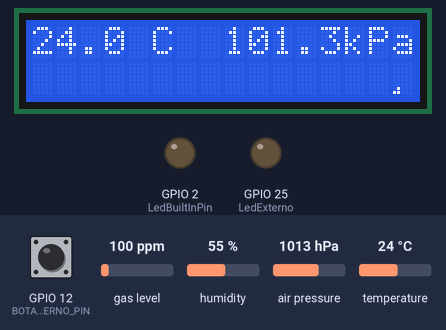
Simulated run of this program. Board: ESP32. Shown: 16×2 character LCD, output pins drawn as LEDs (lit = HIGH). The inputs (shaded band) are chosen by the test bench; at power-on: air pressure 1013 hPa, temperature 24 °C, GPIO 12 (BOTAO_EXTERNO_PIN) HIGH, gas level 100 ppm, humidity 55 %. WiFi joins after 1.5 s; servers stay silent unless stated; network time is answered at once with the bench clock; the local clock reads 2024-03-15 10:24:30 at power-on unless the program sets it; random numbers use the default seed unless the program sets one; EEPROM starts erased; no MQTT or app messages arrive unless stated; what the program prints to the serial monitor is not drawn.

Above: at 13.2 s.
13.3 s: air pressure set to 952 hPa
At 15.3 s:
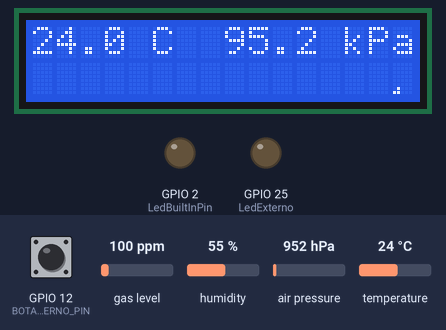
15.6 s: temperature set to 12 °C
At 17.1 s:
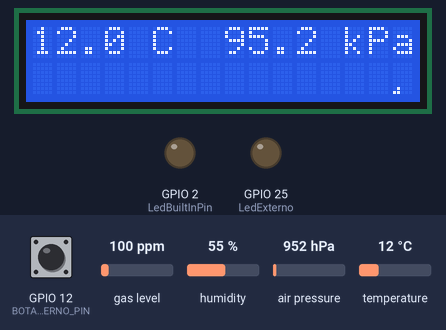
19.1 s: air pressure set to 975 hPa
At 19.9 s:
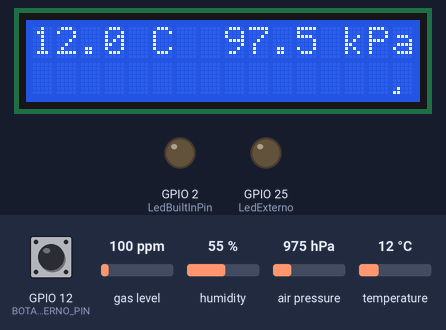
22.1 s: temperature set to 19 °C
At 22.6 s:
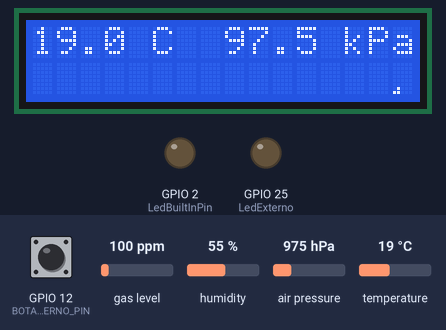
Timing chart, 0 to 24.6 s (numbered marks = the images above; inputs shaded):
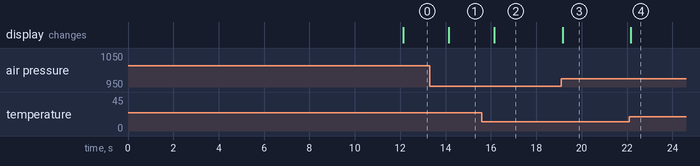

Measured:
- after the input at 13.3 s, the display: changes after 0.84 s (image 1)
- after the input at 15.6 s, the display: changes after 0.55 s (image 2)
- after the input at 19.1 s, the display: changes after 0.06 s (image 3)
- after the input at 22.1 s, the display: changes after 0.07 s (image 4)

The program:

main.cpp
```cpp
/*************************
 * Projeto IOT com ESP32
 * Escola SENAI de Informática
 * Curso de Apredizagem industrial
 * Integrador de soluções em nuvem
 * Data: 01/08/2024
 *
 * Autor: Thiago Augusto de Oliveira
 *
 * Descrição: Projeto de automação utilizando ESP32
 * com conexão WiFi e MQTT.
 *
 * versão: 0.9
 *************************/

#include <Arduino.h>
#include <LiquidCrystal_I2C.h>
#include <ArduinoJson.h>
#include "iot.h"
#include "saidas.h"
#include "entradas.h"
#include "tempo.h"
#include "sensores.h"
#include <Preferences.h>

// Definição dos tópicos de publicação
#define mqtt_pub_topic1 "projeto_integrado/SENAI134/Cienciadedados/GrupoX"

JsonDocument doc;
LiquidCrystal_I2C lcd(0x27, 16, 2);
Preferences preferences;

// Variáveis globais
unsigned long lastTime = 0;
unsigned long timerDelay = 1000 * 60 * 3;

void sensores();
void envia_dados();
void atualiza_display();
void inicializa_display();

void setup()
{
  Serial.begin(115200);
  inicializa_display();
  setup_wifi();
  setup_time();
  inicializa_entradas();
  inicializa_saidas();
  inicializa_mqtt();
  sensores_init();


  preferences.begin("valor", false);
  timerDelay = preferences.getUInt("timerDelay", 1000);

  int melody[] = {
      440, 440, 440, 349, 523, 440, 349, 523, 440,
      659, 659, 659, 698, 523, 784, 740, 698, 659};
  int tempo[] =
      {
          500, 500, 500, 350, 150, 500, 350, 150, 1000,
          500, 500, 500, 350, 150, 500, 350, 150, 1000};
  for (int i = 0; i < sizeof(melody) / sizeof(melody[0]); i++)
  {
    ledcWrite(0, melody[i]);
    delay(tempo[i] * 1.30);
    ledcWrite(0, 0);
  }
}

void loop()
{
  atualiza_time();
  atualiza_saidas();
  atualiza_botoes();
  atualiza_mqtt();
  sensores();
  if (millis() - lastTime > timerDelay)
  {
    lastTime = millis();
    envia_dados();
    atualiza_display();
  }
}

void sensores()
{
  float temperatureRead = sensores_get_temperatura();
  float pressureRead = sensores_get_presion();
  float altitudeRead = sensores_get_altitud();
  float humityRead = sensores_get_humity();

  doc["temperature"] = round(temperatureRead * 100.0) / 100.0;
  doc["pressure"] = round(pressureRead * 100.0) / 100.0;
  doc["altitude"] = round(altitudeRead * 100.0) / 100.0;
  doc["humidity"] = round(humityRead * 1.0);
  doc["CO2"] = round(sensores_get_gas() * 100.0) / 100.0;
  doc["timestamp"] = timeStamp();
  doc["tempoDelay"] = timerDelay / 1000;
}

void envia_dados()
{
  String json;
  serializeJson(doc, json);
  publica_mqtt(mqtt_pub_topic1, json);
}

void inicializa_display()
{
  byte sinalExcelente[8] = {
      0b00001,
      0b00001,
      0b00011,
      0b00011,
      0b00111,
      0b00111,
      0b01111,
      0b11111};
  byte sinalBom[8] = {
      0b00000,
      0b00000,
      0b00010,
      0b00010,
      0b00110,
      0b00110,
      0b01110,
      0b11110};
  byte sinalMedio[8] = {
      0b00000,
      0b00000,
      0b00000,
      0b00000,
      0b00100,
      0b00100,
      0b01100,
      0b11100};

  byte sinalFraco[8] = {
      0b00000,
      0b00000,
      0b00000,
      0b00000,
      0b00000,
      0b00000,
      0b01000,
      0b11000};
  byte semSinal[8] = {
      0b00000,
      0b00000,
      0b00000,
      0b00000,
      0b00000,
      0b00000,
      0b00000,
      0b10000};
  lcd.init();
  lcd.backlight();

  lcd.createChar(0, sinalExcelente);
  lcd.createChar(1, sinalBom);
  lcd.createChar(2, sinalMedio);
  lcd.createChar(3, sinalFraco);
  lcd.createChar(4, semSinal);

  lcd.setCursor(5, 0);
  lcd.print("C");
  lcd.setCursor(13, 0);
  lcd.print("kPa");
}

void atualiza_display()
{
  float temperatureRead = sensores_get_temperatura();
  float pressureRead = sensores_get_presion();
  float altitudeRead = sensores_get_altitud();

  lcd.setCursor(0, 0);
  lcd.print("    ");
  lcd.setCursor(0, 0);
  lcd.print(temperatureRead, 1);

  lcd.setCursor(8, 0);
  lcd.print("     ");
  lcd.setCursor(8, 0);
  lcd.print(pressureRead / 1000, 1);

  switch (sinal())
  {
  case 0:
    lcd.setCursor(15, 1);
    lcd.write(byte(0));
    break;
  case 1:
    lcd.setCursor(15, 1);
    lcd.write(byte(1));
    break;
  case 2:
    lcd.setCursor(15, 1);
    lcd.write(byte(2));
    break;
  case 3:
    lcd.setCursor(15, 1);
    lcd.write(byte(3));
    break;
  case 4:
    lcd.setCursor(15, 1);
    lcd.write(byte(4));
  }
}

void salvarValor()
{
  preferences.putUInt("timerDelay", timerDelay);
}
```

entradas.h
```cpp
//Inicia as entradas digitais
void inicializa_entradas();

//Atualiza o estado do botão
void atualiza_botoes();

/*
@brief Indica se o botão boot foi pressionado
@return Verdadeiro caso for pressionado
*/
bool botao_boot_pressionado();

/*
@brief Indica se o botão externo foi pressionado
@return Verdadeiro caso for pressionado
*/
bool botao_externo_pressionado();
```

iot.h
```cpp
#pragma once

//Inicia a conexão WiFi
void setup_wifi();

//Inicia a conexão MQTT
void inicializa_mqtt();
/*
@brief Publica uma mensagem no tópico MQTT
@param topico Tópico mqtt a ser publicado
@param msg Mensagem a ser publicada
*/
void publica_mqtt(String topico, String msg);

//Atualiza a conexão MQTT
void atualiza_mqtt();

byte sinal();
```

saidas.h
```cpp
//Inicializa as saídas digitais
void inicializa_saidas();

//Atualiza as saídas digitais
void atualiza_saidas();

//Variavel que controla o LED da placa
extern bool LedBuiltInState;

//Varial que controla o LED externo
extern bool LedExternoState;
```

senhas.h
```cpp
// Credenciais de acesso WIFI
const char *ssid = "MQTT";
const char *password = "info@134";
// Credenciais de acesso ao Broker MQTT
const char *mqtt_server = "test.mosquitto.org";   // IP do Broker MQTT
const int mqtt_port = 1883;                 // Porta do Broker MQTT
```

sensores.h
```cpp
void sensores_init();

float sensores_get_temperatura();

float sensores_get_presion();

float sensores_get_altitud();

float sensores_get_humity();

float sensores_get_gas();
```

tempo.h
```cpp
#pragma once

extern unsigned long timerDelay;
//Retorna a hora atual no formato hh:mm:ss
void hora_certa();
void salvarValor();
/*
@brief Retorna tempo no formato POSIX
@return tempo no formato POSIX
*/
unsigned long timeStamp();

//Configura o servidor NTP
void setup_time();

//Atualiza o servidor NTP
void atualiza_time();
```

entradas.cpp
```cpp
#include <Arduino.h>
#include <Bounce2.h>
#include "entradas.h"
#include "saidas.h"

//Definição dos pinos dos botões
#define BOTAO_BOOT_PIN 0
#define BOTAO_EXTERNO_PIN 12

//Criação dos objetos para debouncing
Bounce botao_boot = Bounce();
Bounce botaoExterno = Bounce();

//Inicializa as entradas digitais
void inicializa_entradas()
{
    botao_boot.attach(BOTAO_BOOT_PIN, INPUT_PULLUP);
    botaoExterno.attach(BOTAO_EXTERNO_PIN, INPUT_PULLUP);
}

//Atualiza o estado dos botões
void atualiza_botoes()
{
    //atualiza do estado do botao_boot
    botao_boot.update();
    botaoExterno.update();
}

//Retorna se o botão boot foi pressionado
bool botao_boot_pressionado()
{
    return botao_boot.fell();
}

//Retorna se o botão externo foi pressionado
bool botao_externo_pressionado()
{
    return botaoExterno.fell();
}
```

iot.cpp
```cpp
#include <Arduino.h>
#include <WiFi.h>
#include <PubSubClient.h>
#include <ArduinoJson.h>
#include "iot.h"
#include "senhas.h"
#include "saidas.h"
#include "tempo.h"


// Definição dos tópicos de inscrição
#define mqtt_topic1 "projeto_integrado/SENAI134/Cienciadedados/controle"

// Definição do ID do cliente MQTT randomico
const String cliente_id = "ESP32Clientsenai" + String(random(0xffff), HEX);

// Definição dos dados de conexão
WiFiClient espClient;
PubSubClient client(espClient);

// Protótipos das funções
void tratar_msg(char *topic, String msg);
void callback(char *topic, byte *payload, unsigned int length);
void reconecta_mqtt();
void inscricao_topicos();

// Inicia a conexão WiFi
void setup_wifi()
{
  Serial.println();
  Serial.print("Conectando-se a Rede WiFi ");
  Serial.print(ssid);
  WiFi.begin(ssid, password);
  while (WiFi.status() != WL_CONNECTED)
  {
    delay(500);
    Serial.print(".");
  }
  Serial.println();
  Serial.print("Conectado ao WiFi com sucesso com IP: ");
  Serial.println(WiFi.localIP());
}

// Inicia a conexão MQTT
void inicializa_mqtt()
{
  client.setServer(mqtt_server, mqtt_port);
  client.setCallback(callback);
}

// Atualiza a conexão MQTT
void atualiza_mqtt()
{
  client.loop();
  if (!client.connected())
  {
    reconecta_mqtt();
  }
}

// Função de callback chamada quando uma mensagem é recebida
void callback(char *topic, byte *payload, unsigned int length)
{
  Serial.printf("Mensagem recebida [ %s ] \n\r", topic);
  String msg = "";
  for (int i = 0; i < length; i++)
  {
    Serial.print((char)payload[i]);
    msg += (char)payload[i];
  }
  Serial.println();
  tratar_msg(topic, msg);
}

// Função de reconexão ao Broker MQTT
void reconecta_mqtt()
{
  while (!client.connected())
  {
    Serial.print("Tentando se conectar ao Broker MQTT: ");
    Serial.println(mqtt_server);
    if (client.connect(cliente_id.c_str()))
    {
      Serial.println("Conectado ao Broker MQTT");
      inscricao_topicos();
    }
    else
    {
      Serial.println("Falha ao conectar ao Broker.");
      Serial.println("Havera nova tentativa de conexao em 2 segundos");
      delay(2000);
    }
  }
}

// Publica uma mensagem no tópico MQTT
void publica_mqtt(String topico, String msg)
{
  client.publish(topico.c_str(), msg.c_str());
}
byte sinal()
{
  if (WiFi.status() == WL_CONNECTED)
  {
    int rssi = WiFi.RSSI();
    if (rssi > -50)
    {
      return 4;
    }
    else if (rssi > -60)
    {
      return 3;
    }
    else if (rssi > -70)
    {
      return 2;
    }
    else if (rssi > -80)
    {
      return 1;
    }
    else
    {
      return 0;
    }
  }
}
//!----------------------------------------
// TODO Alterar a programação apartir daqui
//!----------------------------------------

// Inscreve nos tópicos MQTT
void inscricao_topicos()
{
  client.subscribe(mqtt_topic1);
}

// Trata as mensagens recebidas
void tratar_msg(char *topic, String msg)
{
  // Tratamento do tópico 1
  if (strcmp(topic, mqtt_topic1) == 0)
  {
    JsonDocument doc;
    deserializeJson(doc, msg);
    if (doc.containsKey("freqEnvSec")) //tem o campo token?
    {

      timerDelay = int(doc["freqEnvSec"]) * 1000;
      salvarValor();
    }

  }
}
```

saidas.cpp
```cpp
#include <Arduino.h>
#include "saidas.h"

//Definição dos pinos dos leds
#define LedBuiltInPin 2
#define LedExterno 25
#define Buzzer 19

//Variaveis de controle dos leds
bool LedBuiltInState = LOW;
bool LedExternoState = LOW;

//Inicializa as saídas digitais
void inicializa_saidas()
{
    pinMode(LedBuiltInPin, OUTPUT);
    pinMode(LedExterno, OUTPUT);
    pinMode(Buzzer, OUTPUT);
    ledcSetup(0, 5000, 8);
    ledcAttachPin(Buzzer, 0);
}

//Atualiza as saídas digitais
void atualiza_saidas()
{
    digitalWrite(LedBuiltInPin, LedBuiltInState);
    digitalWrite(LedExterno, LedExternoState);
}
```

sensores.cpp
```cpp
#include <Adafruit_BMP280.h>
#include <DHTesp.h>
#include <MQUnifiedsensor.h>
#include "sensores.h"

#define MQ_135_PIN 34
#define ADC_RESOLUTION_BIT 12

Adafruit_BMP280 bmp;
DHTesp dht;
MQUnifiedsensor MQ135("ESP-32", 3.3, ADC_RESOLUTION_BIT, MQ_135_PIN, "MQ-135");

void sensores_init()
{
  if (!bmp.begin(0x76))
  {
    Serial.println(F("Could not find a valid BMP280 sensor, check wiring!"));
  }
  dht.setup(5, DHTesp::DHT11);

   // Define o método de regressão: 1 -> Exponencial || 2 -> Linear
  MQ135.setRegressionMethod(1);  //_PPM =  a * ratio ^ b

  // Configura os coeficientes da equação para calcular a concentração de CO
  MQ135.setA(36974);
  MQ135.setB(-3.109);

  /*
    Coeficientes de regressão exponencial para diferentes gases:
    Gas     | a       | b
    H2      | 987.99  | -2.162
    LPG     | 574.25  | -2.222
    CO      | 36974   | -3.109
    Alcohol | 3616.1  | -2.675
    Propane | 658.71  | -2.168
  */

  MQ135.init();

  Serial.print("Calibrando, por favor aguarde.");
  float calcR0 = 0;

  for (int i = 1; i <= 10; i++) {
    MQ135.update(); // Atualiza os dados, o ESP32 lerá a tensão do pino analógico
    calcR0 += MQ135.calibrate(4.4);
    Serial.print(".");
  }

  calcR0 /= 10;
  MQ135.setR0(calcR0);
  Serial.println("  Concluído!");

  // Verificações de erro na calibração
  if (isinf(calcR0)) {
    Serial.println("Aviso: Problema de conexão, R0 é infinito (Circuito aberto detectado). Verifique o cabeamento e a alimentação.");
  } else if (calcR0 == 0) {
    Serial.println("Aviso: Problema de conexão detectado, R0 é zero (Pino analógico em curto-circuito com o terra). Verifique o cabeamento e a alimentação.");
  } else {
    Serial.print("R0 calibrado para: ");
    Serial.println(calcR0);
  }
}

float sensores_get_temperatura()
{
  return bmp.readTemperature();
}

float sensores_get_presion()
{
  return bmp.readPressure();
}

float sensores_get_altitud()
{
  return bmp.readAltitude(1020); // Ajuste o valor de pressão para o nível do mar
}

float sensores_get_humity()
{
  return dht.getHumidity();
}

float sensores_get_gas()
{
  MQ135.update();
  return MQ135.readSensor();
}
```

tempo.cpp
```cpp
#include <WiFiUdp.h>
#include <NTPClient.h> // Consultar a hora no servidor
#include <TimeLib.h>   // Formatar a hora
#include "tempo.h"

// Fuso horário de Brasília GMT-3
const int fusoHorario = -10800;

// Atualiza o servidor NTP a cada 60 segundos
const unsigned long atualizaNTP = 60000; // em milissegundos

// Configuração do servidor NTP
WiFiUDP ntpUDP;
NTPClient timeClient(ntpUDP, "pool.ntp.org", fusoHorario, atualizaNTP);

// Retorna a hora atual no formato dd/mm/aaaa hh:mm:ss
void hora_certa()
{
  unsigned long epochTime = timeClient.getEpochTime();
  setTime(epochTime);
  Serial.printf("%02d/%02d/%04d", day(), month(), year());
  Serial.printf(" %02d:%02d:%02d \n", hour(), minute(), second());
}

// Retorna tempo no formato POSIX
unsigned long timeStamp()
{
  return timeClient.getEpochTime();
}

// Configura o servidor NTP
void setup_time()
{
  timeClient.begin();
}

// Atualiza o servidor NTP
void atualiza_time()
{
  timeClient.update();
}
```
